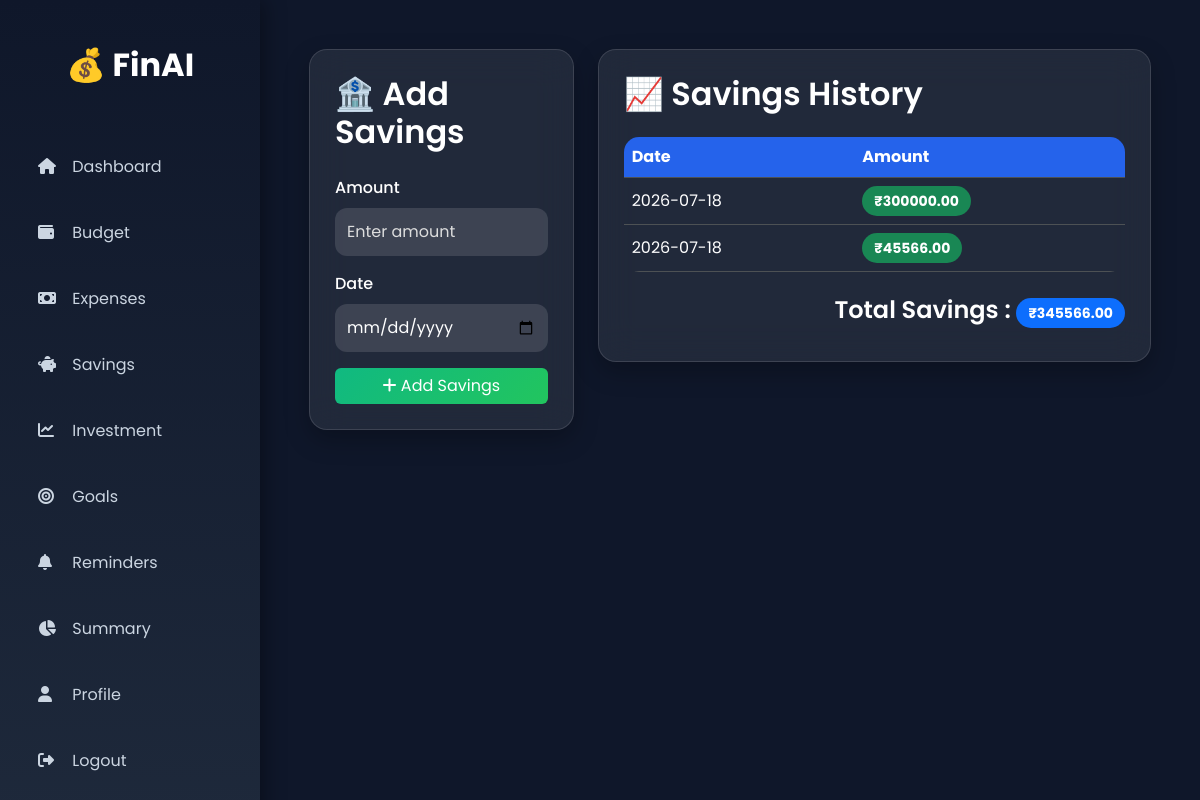
Screenshot of /savings (signed in) with the database file from the repository.
### models/saving.py (models this page shows)
class Saving(db.Model):
    __tablename__ = "savings"
    saving_id = db.Column(db.Integer, primary_key=True)
    user_id = db.Column(db.Integer, db.ForeignKey("user.id"), nullable=False)
    amount = db.Column(db.Float, nullable=False)
    saving_date = db.Column(db.String(20))

### routes/saving.py (the view, shortened to what this page needs)
@saving_bp.route("/savings", methods=["GET", "POST"])
@login_required
def savings():
    user_savings = Saving.query.filter_by(user_id=session["user_id"]).all()
    total = sum(s.amount for s in user_savings)
    return render_template("saving.html", savings=user_savings, total=total)

### utils/auth_utils.py (called while the page is built)
def login_required(f):
    @wraps(f)
    def decorated(*args, **kwargs):
        if "user_id" not in session:
            flash("Please log in first.", "warning")
            return redirect(url_for("auth.login"))
        return f(*args, **kwargs)
    return decorated

### templates/saving.html (shortened to what this page needs)
{% extends "base.html" %}
{% block content %}
<div class="container-fluid">
    <div class="row">
        <div class="col-lg-4">
            <div class="glass-card">
                <h2 class="mb-4">
                    🏦 Add Savings
                </h2>
                <form method="POST">
                    <div class="mb-3">
                        <label>Amount</label>
                        <input
                            type="number"
                            name="amount"
                            class="form-control"
                            placeholder="Enter amount"
                            required>
                    </div>
                    <div class="mb-3">
                        <label>Date</label>
                        <input
                            type="date"
                            name="date"
                            class="form-control"
                            required>
                    </div>
                    <button type="submit" class="btn btn-success w-100">
                        <i class="fa-solid fa-plus"></i>
                        Add Savings
                    </button>
                </form>
            </div>
        </div>
        <div class="col-lg-8">
            <div class="glass-card">
                <h2 class="mb-4">
                    📈 Savings History
                </h2>
                {% if savings %}
                <table class="table table-dark table-hover">
                    <thead>
                        <tr>
                            <th>Date</th>
                            <th>Amount</th>
                        </tr>
                    </thead>
                    <tbody>
                    {% for s in savings %}
                        <tr>
                            <td>{{ s.saving_date }}</td>
                            <td>
                                <span class="badge bg-success">
                                    ₹{{ "%.2f"|format(s.amount) }}
                                </span>
                            </td>
                        </tr>
                    {% endfor %}
                    </tbody>
                </table>
                <div class="mt-4 text-end">
                    <h4>
                        Total Savings :
                        <span class="badge bg-primary">
                            ₹{{ "%.2f"|format(total) }}
                        </span>
                    </h4>
                </div>
                {% else %}
                <div class="text-center p-5">
                    <i class="fa-solid fa-piggy-bank fa-4x text-success mb-3"></i>
                    <h4>No Savings Added</h4>
                </div>
                {% endif %}
            </div>
        </div>
    </div>
</div>
{% endblock %}

### static/css/style.css (style rules this page uses)
* { margin:0; padding:0; box-sizing:border-box; font-family:'Poppins',sans-serif; }
body { background:linear-gradient(135deg,#0f172a,#1e293b,#334155); min-height:100vh; color:#fff; }
.glass-card { background:rgba(255,255,255,.08); backdrop-filter:blur(20px); border:1px solid rgba(255,255,255,.12); border-radius:20px; padding:25px; box-shadow:0 20px 40px rgba(0,0,0,.3); transition:.35s; }
h1,h2,h3,h4,h5 { font-weight:600; }
table { color:white !important; }
.form-control { background:#1e293b; border:none; color:white; border-radius:12px; padding:12px; }
body { background:#0f172a; font-family:'Poppins',sans-serif; }
.glass-card { background:rgba(255,255,255,.08); backdrop-filter:blur(18px); border-radius:18px; padding:25px; color:white; box-shadow:0 10px 25px rgba(0,0,0,.25); transition:.3s; }
.badge { font-size:14px; }
.form-control { background:rgba(255,255,255,.12); border:none; color:white; padding:12px; border-radius:12px; }
.form-control::placeholder { color:#ddd; }
label { color:white; margin-bottom:8px; font-weight:500; }
.table { border-radius:15px; overflow:hidden; }
.table thead { background:#2563eb; }
.table tbody tr { transition:.3s; }
.table td, .table th { vertical-align:middle; }
.badge { padding:8px 14px; font-size:14px; border-radius:20px; }
.table-dark { background:transparent; }
.table-dark td, .table-dark th { background:transparent; }
.btn-success { background:linear-gradient(135deg,#10b981,#22c55e); border:none; }
.badge { padding:8px 12px; border-radius:20px; }

### rows the page displays
Saving: saving_date "2026-07-18", amount "300000.00"
Saving: saving_date "2026-07-18", amount "45566.00"

### other values shown
{{ "%.2f"|format(total) }} "345566.00"
